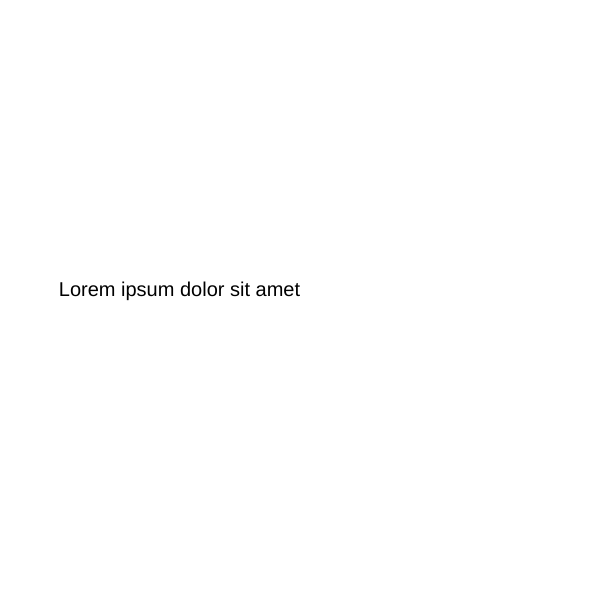
Frame 1 (no input)
Frame 60 (no input): identical to frame 1, image omitted
Frame 120 (the mouse pressed at the canvas centre since frame 60): identical to frame 1, image omitted

The p5.js sketch that drew this single still picture (run headless with seeded random() and noise() and a simulated clock; from frame 60 on, the mouse is pressed at the canvas centre):

// p5.js sketch
// ── sketch.js
function setup(){
    createCanvas(600,600);
}

function draw(){
    background(255);

    fill(0);
    textAlign(RIGHT,BOTTOM);
    textSize(20);
    text("Lorem ipsum dolor sit amet",300,300);

}


//Lorem ipsum dolor sit amet
